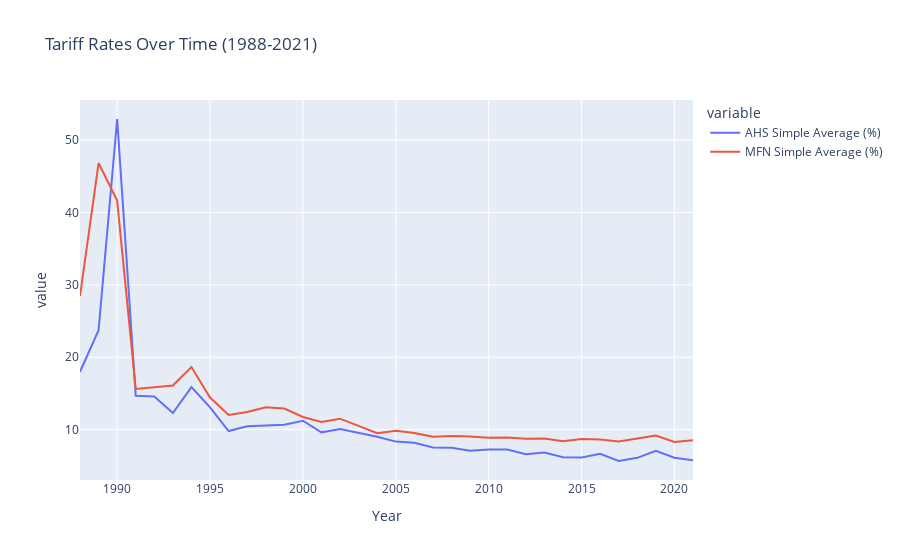
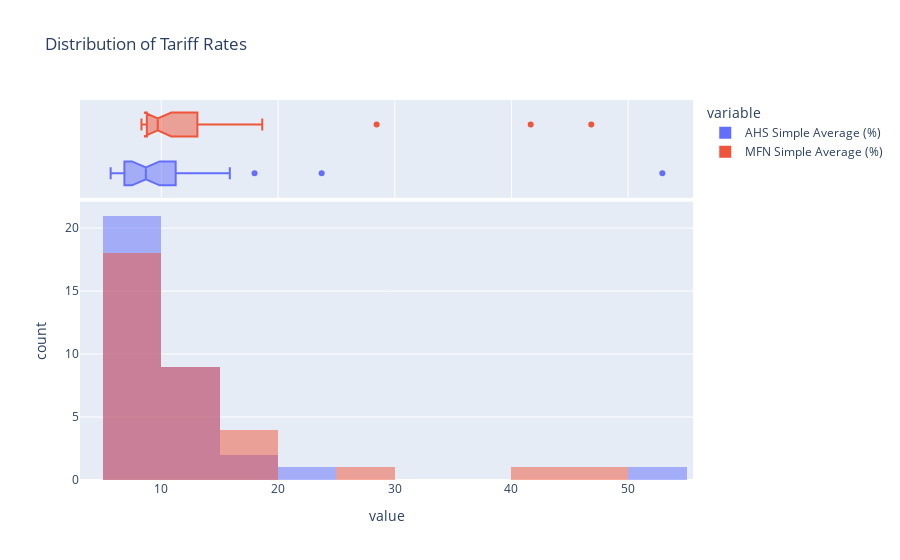

Write notebook code for charts like these, in order.
### Code cell
# Tariff Rates Analysis
# Time series for tariff rates
fig_tariffs = px.line(
    ger_trade,
    x="Year",
    y=["AHS Simple Average (%)", "MFN Simple Average (%)"],
    title="Tariff Rates Over Time (1988-2021)",
)
fig_tariffs.show()

# Distribution of tariff rates
fig_tariffs_dist = px.histogram(
    ger_trade,
    x=["AHS Simple Average (%)", "MFN Simple Average (%)"],
    title="Distribution of Tariff Rates",
    barmode="overlay",
    marginal="box",
)
fig_tariffs_dist.show()

### Figure 1 — Plotly figure (JSON) as saved in the notebook; plotly's stock layout.template omitted (floating-point values rounded to 4 significant figures)
{"data": [{"hovertemplate": "variable=AHS Simple Average (%)<br>Year=%{x}<br>value=%{y}<extra></extra>", "legendgroup": "AHS Simple Average (%)", "line": {"color": "#636efa", "dash": "solid"}, "marker": {"symbol": "circle"}, "mode": "lines", "name": "AHS Simple Average (%)", "orientation": "v", "showlegend": true, "type": "scatter", "x": [1988, 1989, 1990, 1991, 1992, 1993, 1994, 1995, 1996, 1997, 1998, 1999, 2000, 2001, 2002, 2003, 2004, 2005, 2006, 2007, 2008, 2009, 2010, 2011, 2012, 2013, 2014, 2015, 2016, 2017, 2018, 2019, 2020, 2021], "xaxis": "x", "y": [17.99, 23.74, 52.93, 14.67, 14.58, 12.3, 15.87, 13.08, 9.8, 10.45, 10.57, 10.66, 11.23, 9.62, 10.09, 9.58, 9.01, 8.34, 8.18, 7.53, 7.5, 7.07, 7.24, 7.24, 6.61, 6.84, 6.17, 6.15, 6.66, 5.66, 6.1, 7.06, 6.12, 5.76], "yaxis": "y"}, {"hovertemplate": "variable=MFN Simple Average (%)<br>Year=%{x}<br>value=%{y}<extra></extra>", "legendgroup": "MFN Simple Average (%)", "line": {"color": "#EF553B", "dash": "solid"}, "marker": {"symbol": "circle"}, "mode": "lines", "name": "MFN Simple Average (%)", "orientation": "v", "showlegend": true, "type": "scatter", "x": [1988, 1989, 1990, 1991, 1992, 1993, 1994, 1995, 1996, 1997, 1998, 1999, 2000, 2001, 2002, 2003, 2004, 2005, 2006, 2007, 2008, 2009, 2010, 2011, 2012, 2013, 2014, 2015, 2016, 2017, 2018, 2019, 2020, 2021], "xaxis": "x", "y": [28.45, 46.84, 41.65, 15.62, 15.84, 16.1, 18.65, 14.43, 12.03, 12.42, 13.09, 12.92, 11.74, 11.04, 11.51, 10.54, 9.5, 9.85, 9.54, 9.02, 9.12, 9.06, 8.86, 8.92, 8.73, 8.76, 8.39, 8.7, 8.62, 8.36, 8.74, 9.19, 8.3, 8.52], "yaxis": "y"}], "layout": {"legend": {"title": {"text": "variable"}, "tracegroupgap": 0}, "title": {"text": "Tariff Rates Over Time (1988-2021)"}, "xaxis": {"anchor": "y", "domain": [0, 1], "title": {"text": "Year"}}, "yaxis": {"anchor": "x", "domain": [0, 1], "title": {"text": "value"}}}}

### Figure 2 — Plotly figure (JSON) as saved in the notebook; plotly's stock layout.template omitted (floating-point values rounded to 4 significant figures)
{"data": [{"bingroup": "x", "hovertemplate": "variable=AHS Simple Average (%)<br>value=%{x}<br>count=%{y}<extra></extra>", "legendgroup": "AHS Simple Average (%)", "marker": {"color": "#636efa", "opacity": 0.5, "pattern": {"shape": ""}}, "name": "AHS Simple Average (%)", "orientation": "v", "showlegend": true, "type": "histogram", "x": [17.99, 23.74, 52.93, 14.67, 14.58, 12.3, 15.87, 13.08, 9.8, 10.45, 10.57, 10.66, 11.23, 9.62, 10.09, 9.58, 9.01, 8.34, 8.18, 7.53, 7.5, 7.07, 7.24, 7.24, 6.61, 6.84, 6.17, 6.15, 6.66, 5.66, 6.1, 7.06, 6.12, 5.76], "xaxis": "x", "yaxis": "y"}, {"hovertemplate": "variable=AHS Simple Average (%)<br>value=%{x}<extra></extra>", "legendgroup": "AHS Simple Average (%)", "marker": {"color": "#636efa"}, "name": "AHS Simple Average (%)", "notched": true, "showlegend": false, "type": "box", "x": [17.99, 23.74, 52.93, 14.67, 14.58, 12.3, 15.87, 13.08, 9.8, 10.45, 10.57, 10.66, 11.23, 9.62, 10.09, 9.58, 9.01, 8.34, 8.18, 7.53, 7.5, 7.07, 7.24, 7.24, 6.61, 6.84, 6.17, 6.15, 6.66, 5.66, 6.1, 7.06, 6.12, 5.76], "xaxis": "x2", "yaxis": "y2"}, {"bingroup": "x", "hovertemplate": "variable=MFN Simple Average (%)<br>value=%{x}<br>count=%{y}<extra></extra>", "legendgroup": "MFN Simple Average (%)", "marker": {"color": "#EF553B", "opacity": 0.5, "pattern": {"shape": ""}}, "name": "MFN Simple Average (%)", "orientation": "v", "showlegend": true, "type": "histogram", "x": [28.45, 46.84, 41.65, 15.62, 15.84, 16.1, 18.65, 14.43, 12.03, 12.42, 13.09, 12.92, 11.74, 11.04, 11.51, 10.54, 9.5, 9.85, 9.54, 9.02, 9.12, 9.06, 8.86, 8.92, 8.73, 8.76, 8.39, 8.7, 8.62, 8.36, 8.74, 9.19, 8.3, 8.52], "xaxis": "x", "yaxis": "y"}, {"hovertemplate": "variable=MFN Simple Average (%)<br>value=%{x}<extra></extra>", "legendgroup": "MFN Simple Average (%)", "marker": {"color": "#EF553B"}, "name": "MFN Simple Average (%)", "notched": true, "showlegend": false, "type": "box", "x": [28.45, 46.84, 41.65, 15.62, 15.84, 16.1, 18.65, 14.43, 12.03, 12.42, 13.09, 12.92, 11.74, 11.04, 11.51, 10.54, 9.5, 9.85, 9.54, 9.02, 9.12, 9.06, 8.86, 8.92, 8.73, 8.76, 8.39, 8.7, 8.62, 8.36, 8.74, 9.19, 8.3, 8.52], "xaxis": "x2", "yaxis": "y2"}], "layout": {"barmode": "overlay", "legend": {"title": {"text": "variable"}, "tracegroupgap": 0}, "title": {"text": "Distribution of Tariff Rates"}, "xaxis": {"anchor": "y", "domain": [0, 1], "title": {"text": "value"}}, "xaxis2": {"anchor": "y2", "domain": [0, 1], "matches": "x", "showgrid": true, "showticklabels": false}, "yaxis": {"anchor": "x", "domain": [0, 0.7326], "title": {"text": "count"}}, "yaxis2": {"anchor": "x2", "domain": [0.7426, 1], "matches": "y2", "showgrid": false, "showline": false, "showticklabels": false, "ticks": ""}}}
